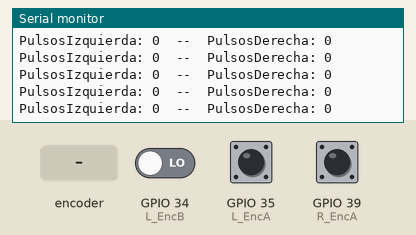
Recording of a sketch running on a simulated ESP32. Shown: the last lines printed to the serial monitor. Inputs (shaded band) come from the test bench; at power-on: GPIO 34 (L_EncB) LOW, GPIO 35 (L_EncA) HIGH, GPIO 39 (R_EncA) HIGH.

Above: at 1.2 s.
1.3 s: rotary encoder on GPIO 35 (L_EncA) / GPIO 34 (L_EncB) turned 1 step (first pin leading)
At 1.8 s:
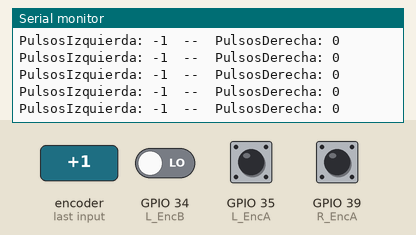
3.0 s: rotary encoder on GPIO 35 (L_EncA) / GPIO 34 (L_EncB) turned 1 step (first pin leading)
At 3.8 s:
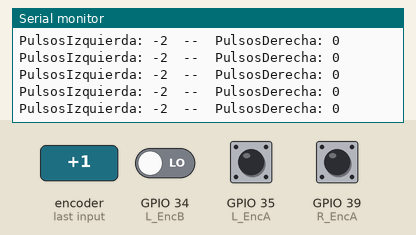
Timing chart, 0 to 6.0 s (numbered marks = the images above; inputs shaded):
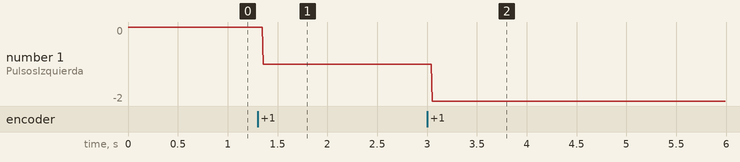

The sketch:

04_encoders_pulses.ino
```cpp
/* 04_encoders_pulses
Contador de pulsos de ambos encoders y saber el sentido de giro*/

// ---------- Pines de conexión de los encoders -----------------
#define L_EncA 35  // Pin de interrupción de motor izquierdo Canal A
#define L_EncB 34   // Pin para verificar sentido de motor izquierdo Canal B
#define R_EncA 39   // Pin de interrupción de motor derecho Canal A
#define R_EncB 36   // Pin para verificar sentido de motor derecho Canal B


// --------------------- Variables -----------------------------
volatile long L_pulses = 0;
volatile long R_pulses = 0;


// ---------------------- Interrupciones -----------------------------
void IRAM_ATTR L_PulsesCounter(){
  if (digitalRead(L_EncB) == HIGH){     // si B es HIGH, sentido horario
    L_pulses++ ;        // incrementa PULSES en 1
  }
  else {          // si B es LOW, sentido anti horario
    L_pulses-- ;        // decrementa el PULSES en 1
  }
}

void IRAM_ATTR R_PulsesCounter(){
  if (digitalRead(R_EncB) == HIGH){     // si B es HIGH, sentido horario
    R_pulses-- ;        // incrementa PULSES en 1
  }
  else {          // si B es LOW, sentido anti horario
    R_pulses++ ;        // decrementa el PULSES en 1
  }
}

// ---------------------- Funciones -----------------------------
void printValues(){
  Serial.print("PulsosIzquierda: ");
  Serial.print(L_pulses);
  Serial.print("  --  PulsosDerecha: ");
  Serial.println(R_pulses);
  delay(10);
}


// ----------------------- Setup -----------------------------
void setup() {
  pinMode(L_EncA, INPUT);
  pinMode(L_EncB, INPUT);
  pinMode(R_EncA, INPUT);
  pinMode(R_EncB, INPUT);


  attachInterrupt(L_EncA, L_PulsesCounter, RISING);
  attachInterrupt(R_EncA, R_PulsesCounter, RISING);

  Serial.begin(115200);
}


// ----------------------- Loop -----------------------------
void loop() {
  printValues();
}
```

Measured:
- after the input at 1.3 s, the serial monitor: prints a new line after 0.06 s (image 1)
- after the input at 3.0 s, the serial monitor: prints a new line after 0.05 s (image 2)
- plotted number 1: 0 → -1 after the input at 1.3 s, -1 → -2 after the input at 3.0 s
